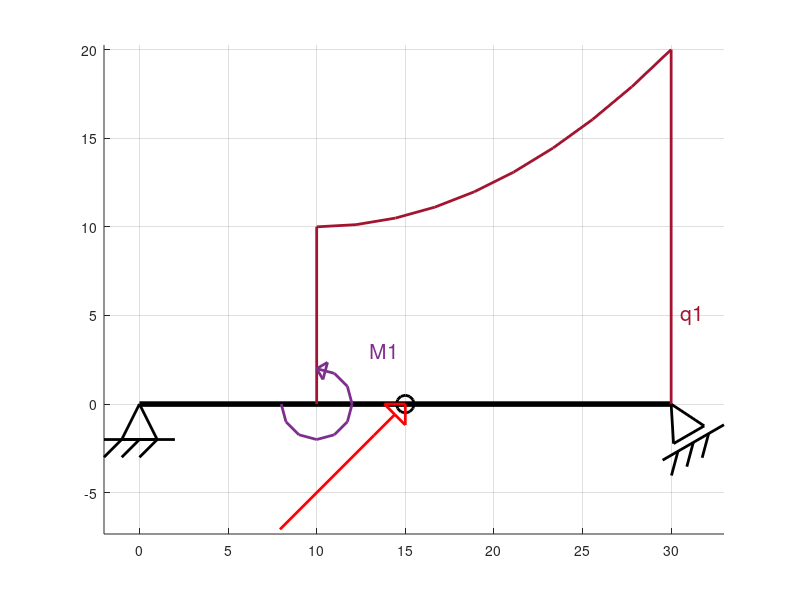

The MATLAB source for this figure:
%% input
clear
clc
clf

bar1length = 30; % length of bar1

bearing1_pos = 0;   % position of bearing1
bearing1_angle = 0; % angle of bearing1
loose_bearing1 = false;
bearing1_enable = true;

bearing2_pos = bar1length;   % position of bearing1
bearing2_angle = 30; % angle of bearing1
loose_bearing2 = true;
bearing2_enable = true;

clampedsupport_pos = 0; % position of clamped support
clampedsupport_enable = false;

arrow1_angle = 45;    % angle of arrow1
arrow1_pos = bar1length/2; % position of arrow1
arrow1_sign = -1;    % direction of the arrow
arrow1_enable = true;

arrow2_angle = 90;    % angle of arrow2
arrow2_pos = bar1length/3; % position of arrow2
arrow2_enable = false;

constshape1_startpos = 10;    % start position of constshape1
constshape1_endpos = bar1length;   % end position of constshape1
constshape1_startheight = 3;    % start height of constshape1
constshape1_pitch = 1;
%constshape1_angle = 90;  % angle of shape1
constshape1_enable = true;

% linshape1_startpos = 2;    % start position of linshape1
% linshape1_endpos = bar1length-3;   % end position of linshape1
% linshape1_startheight = 3;    % start height of linshape1
% linshape1_angle = 90;   % angle of linshape1
% linshape1_enable = true;
% 
% quadshape1_startpos = 2;    % start position of quadshape1
% quadshape1_endpos = bar1length-3;   % end position of quadshape1
% quadshape1_startheight = 3;    % start height of quadshape1
% quadshape1_angle = 90;  % angle of quadshape1
% quadshape1_enable = true;

momentjoint1_pos = bar1length/2;    % position of momentjoint1
momentjoint1_enable = true;

shearforcejoint1_pos = bar1length/3;
shearforcejoint1_enable = true;

moment1_pos = bar1length/3;  % position of moment1
moment1_sign = 1;   % direction of the arrow. left for positive moment, right for negative moment
moment1_enable = 1;

quadshape1_startpos = 2;    % start position of quadshape1
quadshape1_endpos = bar1length-3;   % end position of quadshape1
quadshape1_angle = 90;  % angle of quadshape1
quadshape1_enable = true;


%% define shapes

% define bar
X = [0 bar1length];
Y = [0 0];

% define bearing1
if loose_bearing1 == true
    bearing1hatchingshift = (-1/4);
else
    bearing1hatchingshift = 0;
end
bearing1scale = (bar1length/15);    % size of the bearing = 1/10 of bar length
Bearing1X = [0 (1/2) (-1/2) 0];
Bearing1Y = [0 (-1) (-1) 0];
Bearing1BaseX = [-1 1];
Bearing1BaseY = [-1 -1] + bearing1hatchingshift;
Bearing1Hatching1X = [(-1/2) -1];
Bearing1Hatching1Y = [-1 (-3/2)] + bearing1hatchingshift;
Bearing1Hatching2X = [0 (-1/2)];
Bearing1Hatching2Y = [-1 (-3/2)] + bearing1hatchingshift;
Bearing1Hatching3X = [(1/2) 0];
Bearing1Hatching3Y = [-1 (-3/2)] + bearing1hatchingshift;
bearing1phi = deg2rad(bearing1_angle);
BearingR1 = [cos(bearing1phi) -sin(bearing1phi); sin(bearing1phi) cos(bearing1phi)];
Bearing1 = [Bearing1X NaN Bearing1BaseX NaN Bearing1Hatching1X NaN Bearing1Hatching2X NaN Bearing1Hatching3X; Bearing1Y NaN Bearing1BaseY NaN Bearing1Hatching1Y NaN Bearing1Hatching2Y NaN Bearing1Hatching3Y] * bearing1scale;
Bearing1Rotated = BearingR1 * Bearing1;
Bearing1XRotated = Bearing1Rotated(1,:) + bearing1_pos;
Bearing1YRotated = Bearing1Rotated(2,:);

% define bearing2
if loose_bearing2 == true
    bearing2hatchingshift = (-1/4);
else
    bearing2hatchingshift = 0;
end
bearing2scale = (bar1length/15);    % size of the bearing = 1/10 of bar length
Bearing2X = [0 (1/2) (-1/2) 0];
Bearing2Y = [0 (-1) (-1) 0];
Bearing2BaseX = [-1 1];
Bearing2BaseY = [-1 -1] + bearing2hatchingshift;
Bearing2Hatching1X = [(-1/2) -1];
Bearing2Hatching1Y = [-1 (-3/2)] + bearing2hatchingshift;
Bearing2Hatching2X = [0 (-1/2)];
Bearing2Hatching2Y = [-1 (-3/2)] + bearing2hatchingshift;
Bearing2Hatching3X = [(1/2) 0];
Bearing2Hatching3Y = [-1 (-3/2)] + bearing2hatchingshift;
bearing2phi = deg2rad(bearing2_angle);
BearingR2 = [cos(bearing2phi) -sin(bearing2phi); sin(bearing2phi) cos(bearing2phi)];
Bearing2 = [Bearing2X NaN Bearing2BaseX NaN Bearing2Hatching1X NaN Bearing2Hatching2X NaN Bearing2Hatching3X; Bearing2Y NaN Bearing2BaseY NaN Bearing2Hatching1Y NaN Bearing2Hatching2Y NaN Bearing2Hatching3Y] * bearing2scale;
Bearing2Rotated = BearingR2 * Bearing2;
Bearing2XRotated = Bearing2Rotated(1,:) + bearing2_pos;
Bearing2YRotated = Bearing2Rotated(2,:);

% define clamped support
clampedsupportscale = (bar1length/15);    % size of the support = 1/10 of bar length
ClampedSupportX = [0 0 0];
ClampedSupportY = [0 1 (-1)];
ClampedSupportHatching1X = [0 (-1/2)];
ClampedSupportHatching1Y = [0 (-1/2)] + (2/2);
ClampedSupportHatching2X = [0 (-1/2)];
ClampedSupportHatching2Y = [0 (-1/2)] + (1/2);
ClampedSupportHatching3X = [0 (-1/2)];
ClampedSupportHatching3Y = [0 (-1/2)] + (0/2);
ClampedSupportHatching4X = [0 (-1/2)];
ClampedSupportHatching4Y = [0 (-1/2)] + (-1/2);
ClampedSupport = [ClampedSupportX NaN ClampedSupportHatching1X NaN ClampedSupportHatching2X NaN ClampedSupportHatching3X NaN ClampedSupportHatching4X; ClampedSupportY NaN ClampedSupportHatching1Y NaN ClampedSupportHatching2Y NaN ClampedSupportHatching3Y NaN ClampedSupportHatching4Y] * clampedsupportscale;
ClampedSupportXRotated = [ClampedSupport(1,:)];
ClampedSupportYRotated = [ClampedSupport(2,:)];

% define momentjoint1
momentjoint1scale = (bar1length/60);   % size of the joint = 1/60 of bar length
MomentJoint1X = [0 1 (0.866) (0.5) 0 (-0.5) (-0.866) (-1) (-0.866) (-0.5) 0 (0.5) (0.866) 1] * momentjoint1scale;
MomentJoint1Y = [0 0 (0.5) (0.866) 1 (0.866) (0.5) 0 (-0.5) (-0.866) (-1) (-0.866) (-0.5) 0] * momentjoint1scale;
MomentJoint1XRotated = MomentJoint1X + momentjoint1_pos;
MomentJoint1YRotated = MomentJoint1Y;

% define arrow1
arrow1_length = 3;
arrow1scale = ((bar1length/arrow1_length)/3);    % length of the arrow = 1/10 of bar length
arrow1_direction = sign(arrow1_sign);
arrow1phi = deg2rad(arrow1_angle-180);
TextArrow1X = [(-6/4)] * arrow1_length;
TextArrow1Y = [(-2/4)] * arrow1_length;
Line1X = [(-4/4) (-1/4)] * arrow1_length;    % define the line of arrow1
Line1Y = [0 0] * arrow1_length;  % define the line of arrow1
Arrow1X = [(-1/4) (-1/4) 0 (-1/4) (-1/4)];   % define the tip of arrow1
Arrow1Y = [0 (1/4) 0 (-1/4) 0];  % define the tip of arrow1
Arrow1R = [cos(arrow1phi) -sin(arrow1phi); sin(arrow1phi) cos(arrow1phi)];
Arrow1 = [TextArrow1X Line1X Arrow1X; TextArrow1Y Line1Y Arrow1Y] * arrow1scale;
Arrow1Rotated = Arrow1R * Arrow1;
Arrow1XRotated = Arrow1Rotated(1,:) * arrow1_direction + arrow1_pos;
Arrow1YRotated = Arrow1Rotated(2,:) * arrow1_direction;

% define arrow2
arrow2_length = 2;
arrow2scale = ((bar1length/arrow2_length)/10);    % length of the arrow = 1/10 of bar length
arrow2phi = deg2rad(arrow2_angle-180);
TextArrow2X = [(-6/4)] * arrow2_length;
TextArrow2Y = [(-2/4)] * arrow2_length;
Line2X = [(-4/4) (-1/4)] * arrow2_length;    % define the line of arrow2
Line2Y = [0 0];  % define the line of arrow2
Arrow2X = [(-1/4) (-1/4) 0 (-1/4) (-1/4)];   % define the tip of arrow2
Arrow2Y = [0 (1/4) 0 (-1/4) 0];  % define the tip of arrow2
Arrow2R = [cos(arrow2phi) -sin(arrow2phi); sin(arrow2phi) cos(arrow2phi)];
Arrow2 = [TextArrow2X Line2X Arrow2X; TextArrow2Y Line2Y Arrow2Y] * arrow2scale;
Arrow2Rotated = Arrow2R * Arrow2;
Arrow2XRotated = Arrow2Rotated(1,:) + arrow2_pos;
Arrow2YRotated = Arrow2Rotated(2,:);

% define constshape1
constshape1scale = (bar1length/2); %(1 / bar1length * (constshape1_endpos - constshape1_startpos));    % size of the shape = 1/10 of bar length 
constshape1exponent = 2;    % 0, 1 or 2
constshape1direction = sign(constshape1_pitch);   % 1 or -1 sign(x)
constshape1_startheight = 1;
%constshape1_endheight = ((constshape1_endpos - constshape1_startpos)^1) * constshape1_startpos;
ConstShape1XBetween = linspace(constshape1_startpos,constshape1_endpos,10);
ConstShape1YBetween = ((ConstShape1XBetween - constshape1_startpos) .^ constshape1exponent);                                          %linspace(0,((constshape1_endpos - constshape1_startpos)^1) * constshape1_startpos);
ConstShape1X = [constshape1_startpos ConstShape1XBetween constshape1_endpos];
ConstShape1Y = [0 (constshape1direction*(ConstShape1YBetween./ConstShape1YBetween(10:10)) + constshape1_startheight) 0];
TextConstShape1X = [constshape1_endpos + (1/2)];
TextConstShape1Y = [ConstShape1Y(12:12) + (1/2)];
% constshape1phi = deg2rad(constshape1_angle-90);
% ConstShape1R = [cos(constshape1phi) -sin(constshape1phi); sin(constshape1phi) cos(constshape1phi)];
ConstShape1 = [TextConstShape1X NaN ConstShape1X; TextConstShape1Y NaN ConstShape1Y];
ConstShape1Rotated = ConstShape1; %ConstShape1R * ConstShape1;
ConstShape1XRotated = ConstShape1Rotated(1,:);
ConstShape1YRotated = ConstShape1Rotated(2,:) * constshape1scale * (1 / bar1length * (constshape1_endpos - constshape1_startpos));

% define moment1
moment1scale = (bar1length/15);   % size of the joint = 1/30 of bar length
moment1_direction = sign(moment1_sign);
Moment1X = [0 NaN 1 (0.866) (0.5) 0 NaN (-1) (-0.866) (-0.5) 0 (0.5) (0.866) 1];
Moment1Y = [0 NaN 0 (0.5) (0.866) 1 NaN 0 (-0.5) (-0.866) (-1) (-0.866) (-0.5) 0];
MomentArrow1X = [(1/4) (1/4) 0 (1/4) (1/4)];   % define the tip of moment1
MomentArrow1Y = [0 (1/4) 0 (-1/4) 0];  % define the tip of moment1
momentarrow1phi = deg2rad(-15);
MomentArrow1R = [cos(momentarrow1phi) -sin(momentarrow1phi); sin(momentarrow1phi) cos(momentarrow1phi)];
MomentArrow1 = [MomentArrow1X; MomentArrow1Y];
MomentArrow1Rotated = MomentArrow1R * MomentArrow1;
TextMoment1X = [1 + (1/2)];
TextMoment1Y = [1 + (1/2)];
Moment1 = [TextMoment1X NaN Moment1X NaN MomentArrow1Rotated(1,:); TextMoment1Y NaN Moment1Y NaN MomentArrow1Rotated(2,:)+1] * moment1scale;
Moment1XRotated = (Moment1(1,:)*moment1_direction) + moment1_pos;
Moment1YRotated = Moment1(2,:);



%% Plot

figure(1);
ha = axes;
hs1 = subplot(1,1,1);
hold(hs1, 'on');
grid on

bar1 = plot(X,Y,'LineWidth',4,'Color','k');  % plot the bar

if bearing1_enable == true
    bearing1 = plot(Bearing1XRotated,Bearing1YRotated,'LineWidth',2,'Color','k');   % plot bearing1
end

if bearing2_enable == true
    bearing2 = plot(Bearing2XRotated,Bearing2YRotated,'LineWidth',2,'Color','k');   % plot bearing2
end

if clampedsupport_enable == true
    clampedsupport = plot(ClampedSupportXRotated,ClampedSupportYRotated,'LineWidth',2,'Color','k');   % plot bearing2
end

if momentjoint1_enable == true
    momentjoint1 = plot(MomentJoint1XRotated(2:14),MomentJoint1YRotated(2:14),'LineWidth',2,'Color','k');   % plot momentjoint1
end

if arrow1_enable == true
    arrow1 = plot(Arrow1XRotated(2:8),Arrow1YRotated(2:8),'LineWidth',2,'Color','r');   % plot arrow1
    arrow1text = text(Arrow1XRotated(1),Arrow1YRotated(1),'F1','Fontsize',15,'Color','r');   % name arrow1
end

if arrow2_enable == true
    arrow2 = plot(Arrow2XRotated(2:8),Arrow2YRotated(2:8),'LineWidth',2,'Color','r');   % plot arrow2
    arrow2text = text(Arrow2XRotated(1),Arrow2YRotated(1),'F2','Fontsize',15,'Color','r');   % name arrow2
end

if constshape1_enable == true
    constshape1 = plot(ConstShape1XRotated(2:14),ConstShape1YRotated(2:14),'LineWidth',2,'Color',"#A2142F");   % plot constshape1
    constshape1text = text(ConstShape1XRotated(1),ConstShape1YRotated(1),'q1','Fontsize',15,'Color',"#A2142F");   % name constshape1
end

if moment1_enable == true
    moment1 = plot(Moment1XRotated(2:22),Moment1YRotated(2:22),'LineWidth',2,'Color',"#7E2F8E");   % plot moment1
    moment1text = text(Moment1XRotated(1),Moment1YRotated(1),'M1','Fontsize',15,'Color',"#7E2F8E");   % name moment1
end

axis equal
axis padded

% xlim([-(barlength * 0.1) (barlength * 1.1)])
% ylim([-(arrowscale * 0.1) (arrowscale * 11)])
